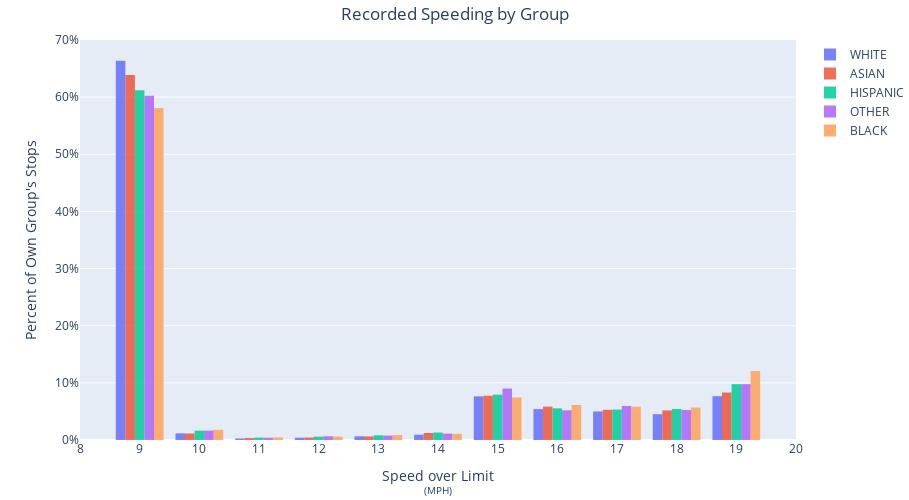

The cell this chart's notebook holds for it:
### Code cell
one_row_speeding_lot = plot_speeding_hist(one_row_per_stop_df, xrange=(9,19))
one_row_speeding_lot.update_layout(title='Recorded Speeding by Group',title_x=0.5) #<br><sup> Number of Drivers<sup>
one_row_speeding_lot.update_yaxes(title={'text':"Percent of Own Group's Stops"})
one_row_speeding_lot.write_image('Recorded Speeding by Group - Stops.png', scale=5)
one_row_speeding_lot.write_html('Recorded Speeding by Group - Stops.html')
one_row_speeding_lot.show()

### Figure 1 — Plotly figure (JSON) as saved in the notebook; plotly's stock layout.template omitted (floating-point values rounded to 4 significant figures; data arrays with more than 128 entries replaced by an {"elided": "..."} marker saying what was removed)
{"data": [{"histnorm": "probability", "name": "WHITE", "opacity": 0.85, "type": "histogram", "x": {"elided": "37444 int values"}}, {"histnorm": "probability", "name": "ASIAN", "opacity": 0.85, "type": "histogram", "x": {"elided": "5717 int values"}}, {"histnorm": "probability", "name": "HISPANIC", "opacity": 0.85, "type": "histogram", "x": {"elided": "11678 int values"}}, {"histnorm": "probability", "name": "OTHER", "opacity": 0.85, "type": "histogram", "x": {"elided": "5464 int values"}}, {"histnorm": "probability", "name": "BLACK", "opacity": 0.85, "type": "histogram", "x": {"elided": "18419 int values"}}], "layout": {"autosize": false, "height": 500, "margin": {"b": 0, "t": 40}, "title": {"text": "Recorded Speeding by Group", "x": 0.5}, "width": 909.0, "xaxis": {"dtick": 1, "range": [8, 20], "title": {"text": "Speed over Limit<br><sup>(MPH)<sup>"}}, "yaxis": {"range": [0, 0.7], "tickformat": ",.0%", "title": {"text": "Percent of Own Group's Stops"}}}}
